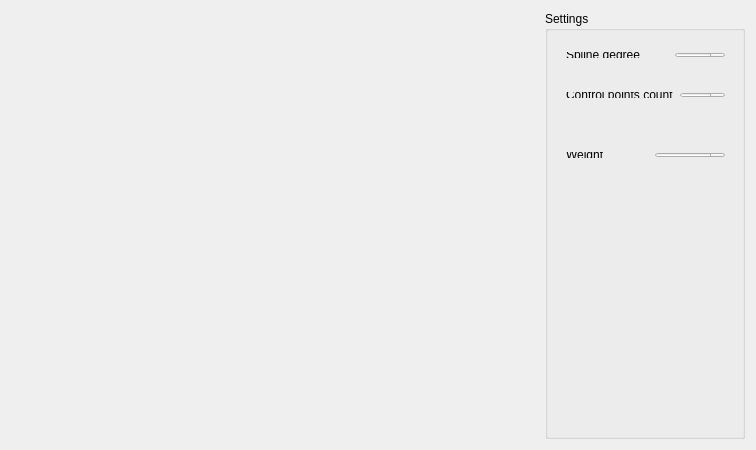
<?xml version="1.0" encoding="UTF-8"?>
<ui version="4.0">
 <class>MainWindow</class>
 <widget class="QMainWindow" name="MainWindow">
  <property name="geometry">
   <rect>
    <x>0</x>
    <y>0</y>
    <width>756</width>
    <height>450</height>
   </rect>
  </property>
  <property name="windowTitle">
   <string>MainWindow</string>
  </property>
  <widget class="QWidget" name="centralWidget">
   <layout class="QHBoxLayout" name="horizontalLayout_2">
    <item>
     <widget class="GLWidget" name="widget" native="true">
      <property name="sizePolicy">
       <sizepolicy hsizetype="Expanding" vsizetype="Expanding">
        <horstretch>0</horstretch>
        <verstretch>0</verstretch>
       </sizepolicy>
      </property>
     </widget>
    </item>
    <item>
     <widget class="QGroupBox" name="groupBox">
      <property name="sizePolicy">
       <sizepolicy hsizetype="Preferred" vsizetype="Preferred">
        <horstretch>0</horstretch>
        <verstretch>0</verstretch>
       </sizepolicy>
      </property>
      <property name="minimumSize">
       <size>
        <width>200</width>
        <height>0</height>
       </size>
      </property>
      <property name="title">
       <string>Settings</string>
      </property>
      <widget class="QWidget" name="">
       <property name="geometry">
        <rect>
         <x>10</x>
         <y>30</y>
         <width>181</width>
         <height>28</height>
        </rect>
       </property>
       <layout class="QHBoxLayout" name="horizontalLayout">
        <item>
         <widget class="QLabel" name="label">
          <property name="text">
           <string>Spline degree</string>
          </property>
         </widget>
        </item>
        <item>
         <widget class="QSpinBox" name="degreeSpinBox">
          <property name="maximumSize">
           <size>
            <width>50</width>
            <height>16777215</height>
           </size>
          </property>
          <property name="value">
           <number>2</number>
          </property>
         </widget>
        </item>
       </layout>
      </widget>
      <widget class="QWidget" name="">
       <property name="geometry">
        <rect>
         <x>10</x>
         <y>70</y>
         <width>181</width>
         <height>28</height>
        </rect>
       </property>
       <layout class="QHBoxLayout" name="horizontalLayout_3">
        <item>
         <widget class="QLabel" name="label_2">
          <property name="text">
           <string>Control points count</string>
          </property>
         </widget>
        </item>
        <item>
         <widget class="QSpinBox" name="countSpinBox">
          <property name="maximumSize">
           <size>
            <width>50</width>
            <height>16777215</height>
           </size>
          </property>
          <property name="value">
           <number>4</number>
          </property>
         </widget>
        </item>
       </layout>
      </widget>
      <widget class="QWidget" name="">
       <property name="geometry">
        <rect>
         <x>10</x>
         <y>130</y>
         <width>181</width>
         <height>28</height>
        </rect>
       </property>
       <layout class="QHBoxLayout" name="horizontalLayout_4">
        <item>
         <widget class="QLabel" name="label_3">
          <property name="text">
           <string>Weight</string>
          </property>
         </widget>
        </item>
        <item>
         <widget class="QDoubleSpinBox" name="weightSpinBox">
          <property name="maximumSize">
           <size>
            <width>70</width>
            <height>16777215</height>
           </size>
          </property>
          <property name="minimum">
           <double>-99.000000000000000</double>
          </property>
          <property name="value">
           <double>1.000000000000000</double>
          </property>
         </widget>
        </item>
       </layout>
      </widget>
     </widget>
    </item>
   </layout>
  </widget>
 </widget>
 <layoutdefault spacing="6" margin="11"/>
 <customwidgets>
  <customwidget>
   <class>GLWidget</class>
   <extends>QWidget</extends>
   <header>glwidget.h</header>
   <container>1</container>
  </customwidget>
 </customwidgets>
 <resources/>
 <connections/>
</ui>
